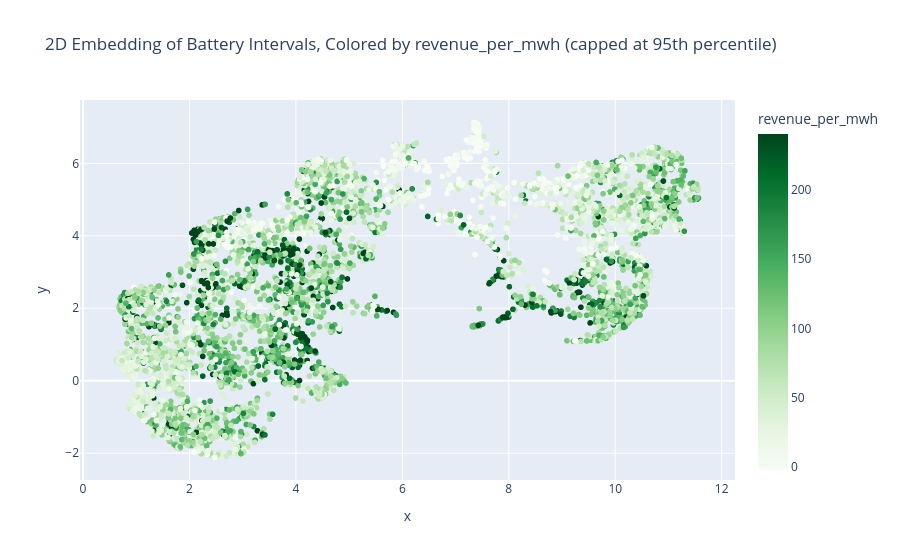

Source (notebook cell):
### Code cell
plot_2d_embedding(artifacts, color_by="revenue_per_mwh")

### Figure 1 — Plotly figure (JSON) as saved in the notebook; plotly's stock layout.template omitted (floating-point values rounded to 4 significant figures; data arrays with more than 128 entries replaced by an {"elided": "..."} marker saying what was removed)
{"data": [{"customdata": {"elided": "5199x2 str values"}, "hovertemplate": "x=%{x}<br>y=%{y}<br>battery_name=%{customdata[0]}<br>trading_day=%{customdata[1]}<br>revenue_per_mwh=%{marker.color}<extra></extra>", "legendgroup": "", "marker": {"color": {"elided": "5199 float values"}, "coloraxis": "coloraxis", "symbol": "circle"}, "mode": "markers", "name": "", "showlegend": false, "type": "scattergl", "x": {"elided": "5199 float values"}, "xaxis": "x", "y": {"elided": "5199 float values"}, "yaxis": "y"}], "layout": {"coloraxis": {"cmax": 240.1, "cmin": -1.998, "colorbar": {"title": {"text": "revenue_per_mwh"}}, "colorscale": [[0, "rgb(247,252,245)"], [0.125, "rgb(229,245,224)"], [0.25, "rgb(199,233,192)"], [0.375, "rgb(161,217,155)"], [0.5, "rgb(116,196,118)"], [0.625, "rgb(65,171,93)"], [0.75, "rgb(35,139,69)"], [0.875, "rgb(0,109,44)"], [1, "rgb(0,68,27)"]]}, "legend": {"tracegroupgap": 0}, "title": {"text": "2D Embedding of Battery Intervals, Colored by revenue_per_mwh (capped at 95th percentile)"}, "xaxis": {"anchor": "y", "domain": [0, 1], "title": {"text": "x"}}, "yaxis": {"anchor": "x", "domain": [0, 1], "title": {"text": "y"}}}}
